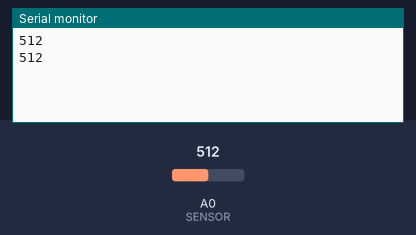
Simulated run of this sketch. Board: Arduino Uno, built with avr-gcc and run on an emulated ATmega328P. Shown: the last lines printed to the serial monitor. Inputs (shaded band) come from the test bench; at power-on: A0 (SENSOR) = 512.

Above: at 1.8 s.
1.9 s: A0 (SENSOR) set to 716
At 2.7 s:
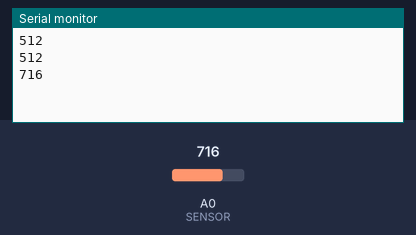
3.4 s: A0 (SENSOR) set to 900
At 4.8 s:
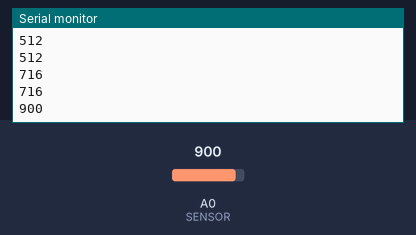
Timing chart, 0 to 6.4 s (numbered marks = the images above; inputs shaded):
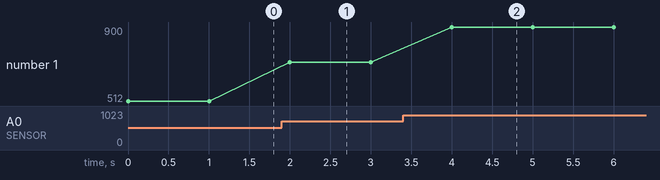

Measured:
- after the input at 1.9 s, the serial monitor: prints a new line after 0.10 s (image 1)
- after the input at 3.4 s, the serial monitor: prints a new line after 0.60 s (image 2)
- plotted number 1: 512 → 716 after the input at 1.9 s, 716 → 900 after the input at 3.4 s

The sketch:

KY039.ino
```cpp
int SENSOR = A0;

void setup() {
  pinMode(SENSOR,INPUT);
  Serial.begin(9600);
}

void loop() {
  Serial.println(analogRead(SENSOR));
  delay(1000);

}
```
